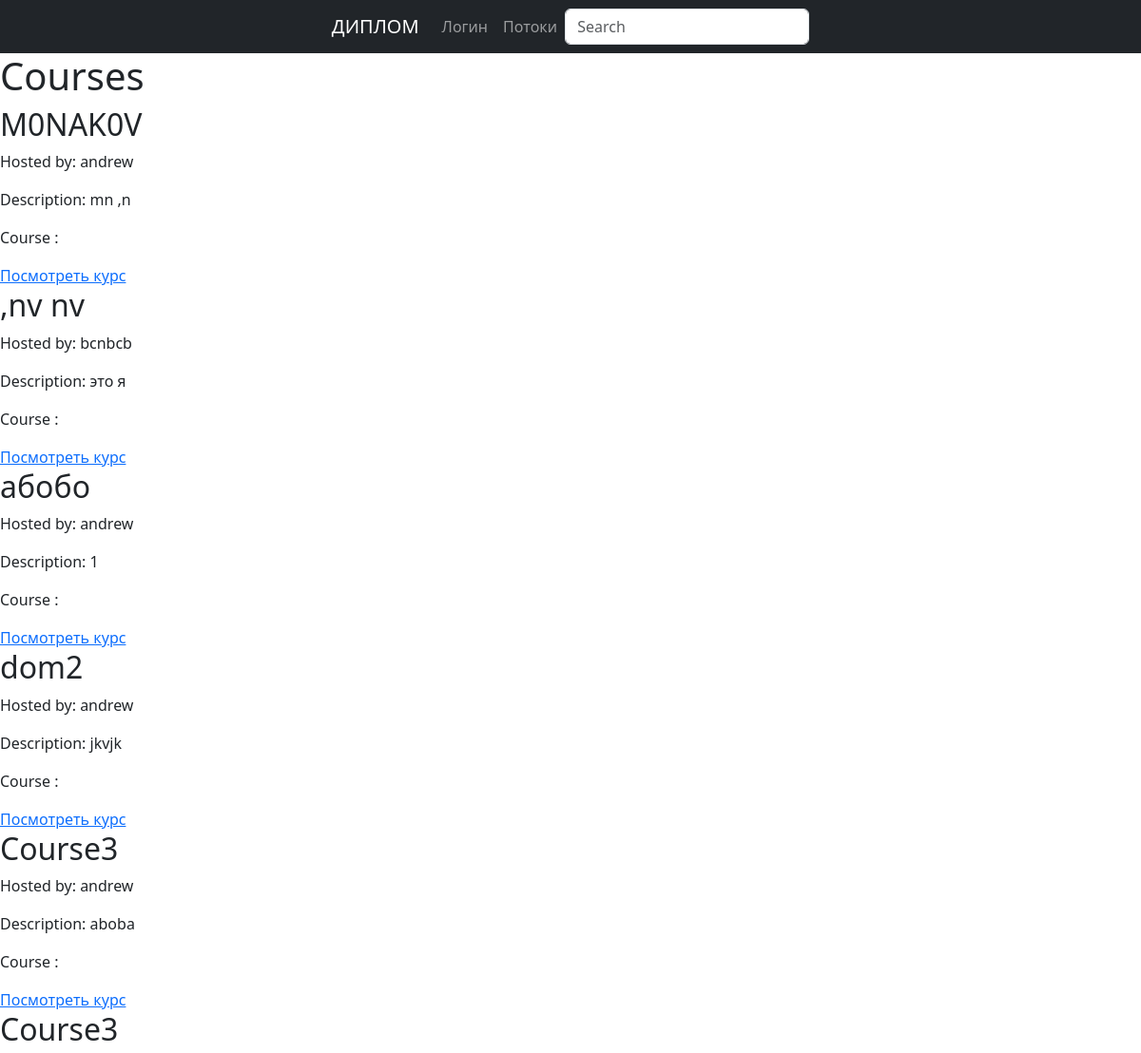
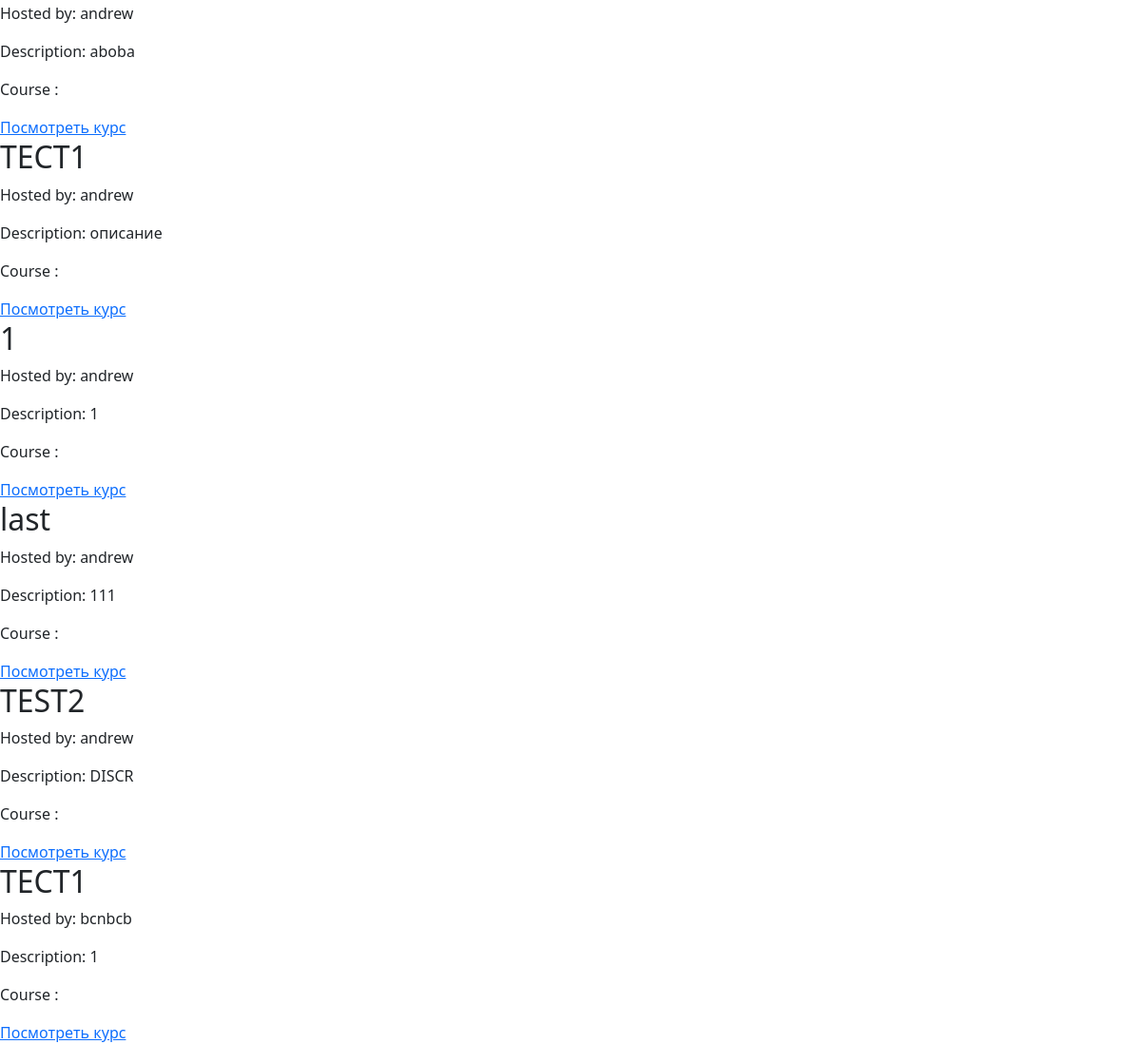
Page /courses/ on the committed database (2 pictures, top to bottom).
### base/models.py (models this page shows, shortened)
class Course(models.Model):
    bigcourse = models.ForeignKey(BigCourse, on_delete= models.CASCADE, null = True)
    host = models.ForeignKey(User, on_delete=models.SET_NULL, null = True)
    name = models.CharField(max_length=100)
    description = models.TextField(max_length=255, default='')
    created_date = models.DateField(auto_now_add=True)
    completion_date = models.DateField(null=True, blank=True)
    min_progress = models.IntegerField(default=0)
    progress = models.IntegerField(default=0)
    order = models.IntegerField(default=1)

### base/views.py (the view)
# urls.py: path('courses/', views.courses, name='courses'),
def courses(request):
    courses = Course.objects.all()
    context = {'courses': courses}
    return render(request, 'courses/courses.html', context)

### base/templates/courses/courses.html (shortened to what this page needs)
{% extends 'main.html' %}
{% block content %}
  <h1>Courses</h1>
  {% for course in courses %}
    <div class="course-card">
      <h2>{{ course.name }}</h2>
      <p>Hosted by: {{ course.host}}</p>
      <p>Description: {{ course.description }}</p>
      <p>Course : {{ course.participants.count }}</p>
      <a href="{% url 'course' course.id %}">Посмотреть курс</a>
    </div>
  {% endfor %}
{% endblock %}

### rows in the picture
Course: name "M0NAK0V", host "andrew", description "mn ,n"
Course: name ",nv nv", host "bcnbcb", description "это я"
Course: name "абобо", host "andrew", description "1"
Course: name "dom2", host "andrew", description "jkvjk"
Course: name "Course3", host "andrew", description "aboba"
Course: name "Course3", host "andrew", description "aboba"
Course: name "ТЕСТ1", host "andrew", description "описание"
Course: name "1", host "andrew", description "1"
Course: name "last", host "andrew", description "111"
Course: name "TEST2", host "andrew", description "DISCR"
Course: name "ТЕСТ1", host "bcnbcb", description "1"
